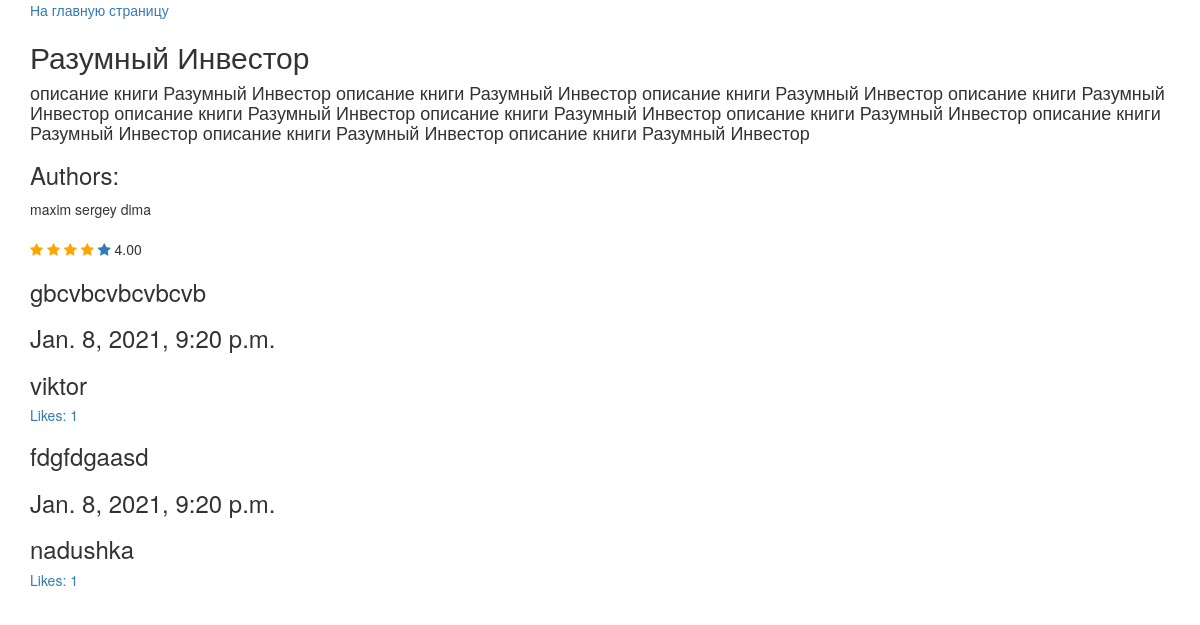
The page /shop/book_detail/razumnyi-investor/ on the database as committed earlier.
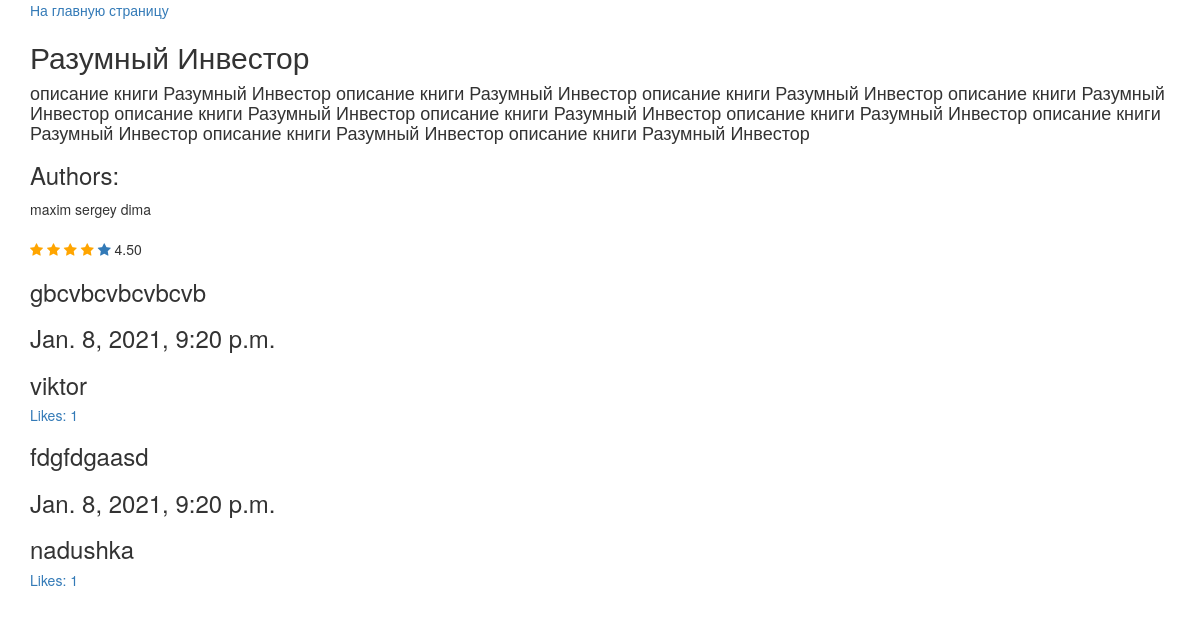
The same page on the database as committed later.
### manager/models.py (models this page shows, shortened)
class Book(models.Model):
    title = models.CharField(max_length=250)
    date = models.DateTimeField(verbose_name='date-time', auto_now=False, null=True)
    authors = models.ManyToManyField(User, related_name='books')
    description = models.TextField(verbose_name='описание', null=True)
    likes = models.PositiveIntegerField(default=0)
    genres = models.CharField(max_length=50, verbose_name='жанр', null=True)
    rate = models.DecimalField(max_digits=3, decimal_places=2, default=0.0)
    users_counted_stars = models.PositiveIntegerField(default=0, verbose_name='counted_stars')
    count_users = models.PositiveIntegerField(default=0, verbose_name='counted_users')
    slug = models.SlugField(null=True, unique=True)

### manager/views.py (the view)
# urls.py: path('book_detail/<str:slug>/', BookDetail.as_view(), name='book-detail-page'),
class BookDetail(View):
    def get(self, request, slug):
        context = {}
        comment_query = Comment.objects.annotate(count_like=Count('users_like'))
        comments = Prefetch('comments', comment_query)
        context['book'] = Book.objects.prefetch_related('authors', comments).get(slug=slug)
        context['range'] = range(1, 6)
        context["comment_form"] = CommentForm(data=request.POST)
        return render(request, 'book_detail.html', context)

### manager/templates/book_detail.html (shortened to what this page needs)
<!DOCTYPE html>
<html lang="en">
<head>
    <link rel="stylesheet" href="https://maxcdn.bootstrapcdn.com/bootstrap/3.4.1/css/bootstrap.min.css">
    <link rel="stylesheet" href="https://cdnjs.cloudflare.com/ajax/libs/font-awesome/4.7.0/css/font-awesome.min.css">
</head>
<body>
<div class="container">
<a href="{% url 'to_main_page' %}">На главную страницу</a>
<h2>{{ book.title }}</h2>
<h4>{{ book.description }}</h4>
<h3> Authors: </h3>
{% for author in book.authors.all %}
<span> {{ author }} </span>
{% endfor %}
<br><br>
    {% for i in range %}
        {% if book.rate >= i %}
        <a href="{% url 'add_rating_location' slug=book.slug rate=i  location=1 %}">
        <span class="fa fa-star checked"></span>
        </a>
        {% else %}
        <a href="{% url 'add_rating_location' slug=book.slug rate=i location=1 %}">
        <span class="fa fa-star"></span>
        </a>
        {% endif %}
    {% endfor %}
     {{ book.rate }}
{% for comment in book.comments.all %}
<h3>{{ comment.comment }}</h3>
<h3>{{ comment.date }}</h3>
<h3>{{ comment.author }}</h3>
<a href="{% url 'comment_like_location' id=comment.id slug=comment.book.slug %}"><h5>Likes: {{ comment.users_like.count }}</h5></a>
{% endfor %}
</div>
</body>
</html>

Rows that differ between the two databases and show on the page:
changed Book "Разумный Инвестор": rate "4.00" → "4.50"
